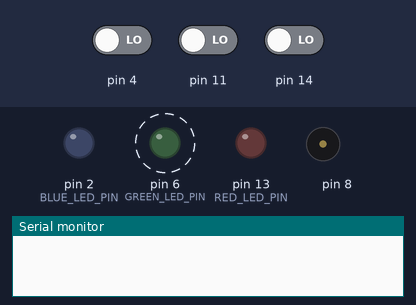
Bench run of a sketch on a simulated Arduino Uno, built with avr-gcc and run on an emulated ATmega328P. Parts: output pins drawn as LEDs (lit = HIGH), buzzer (waves = sounding), the last lines printed to the serial monitor. Dashed ring = blinking. The inputs (shaded band) are chosen by the test bench; at power-on: pin 4 LOW, pin 11 LOW, pin 14 LOW.

Above: at 1.2 s.
1.3 s: pin 4 driven HIGH
At 2.8 s:
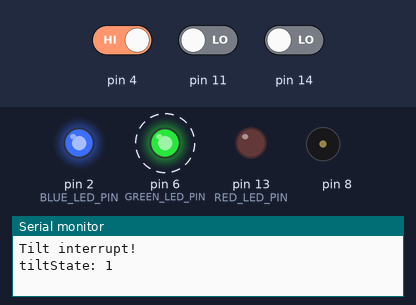
4.3 s: pin 11 driven HIGH
At 6.8 s:
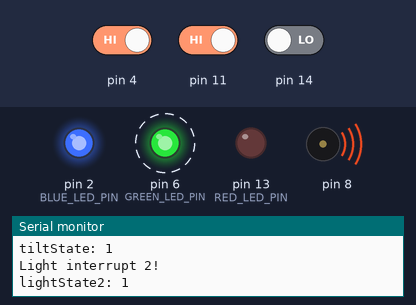
7.3 s: pin 4 driven LOW
At 8.8 s:
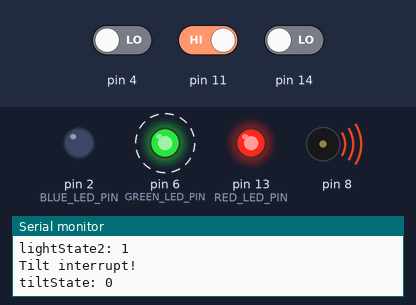
10.3 s: pin 11 driven LOW
At 12.8 s:
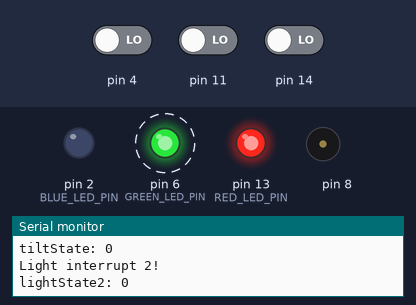
13.3 s: pin 14 driven HIGH
At 15.5 s:
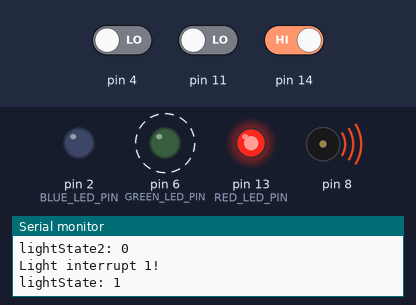
16.3 s: pin 14 driven LOW
At 17.8 s:
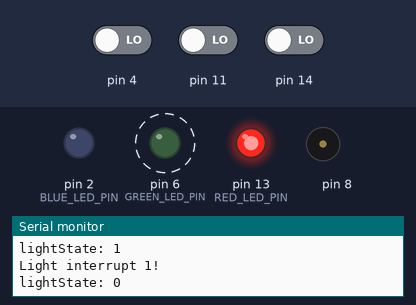
Timing chart, 0 to 20.3 s (numbered marks = the images above; inputs shaded):
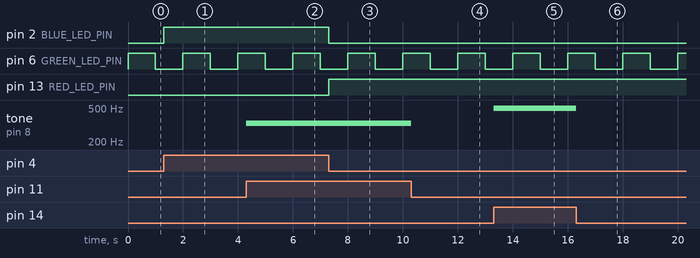

The sketch:

Task1.4D.ino
```cpp
// Init read-only pins for LEDs
const uint8_t RED_LED_PIN = 13;
const uint8_t BLUE_LED_PIN = 2;
const uint8_t GREEN_LED_PIN = 6;

// Init changing states
volatile bool tiltState = 0;
volatile bool lightState = 0;
volatile bool prevLightState = 0;
volatile bool lightState2 = 0;
volatile bool prevLightState2 = 0;

// Run on startup
void setup() {
  // Assign output LED pins
  DDRB |= 0b00100000; // Pin 13;
  DDRD |= 0b01000100; // Pin 2 and 6;

  // Enable pin change interrupt on all ports
  PCICR |= 0b00000111;

  // Watch interrupts on pins 4, A0, and 11
  PCMSK2 |= 0b00010000; // Pin 4
  PCMSK1 |= 0b00000001; // Pin A0
  PCMSK0 |= 0b00001000; // Pin 11

  // Begin timer function and open serial port
  startTimer();
  Serial.begin(9600);
}

void loop() {
  // Empty
}

// Tilt interrupt - watching port D
ISR(PCINT2_vect) {
  Serial.println("Tilt interrupt!");

  // Get tiltState and display
  tiltState = PIND & 0b00010000; // Digital read of tilt sensor pin
  Serial.print("tiltState: ");
  Serial.println(tiltState);

  // Update leds
  digitalWrite(RED_LED_PIN, !tiltState);
  digitalWrite(BLUE_LED_PIN, tiltState);
}

// Phototransistor 1 interrupt - watching port C
ISR(PCINT1_vect) {
  Serial.println("Light interrupt 1!");

  // Get lightState and display - digital read used on analog pin
  lightState = PINC & 0b00000001; // Digital read of phototransistor pin
  Serial.print("lightState: ");
  Serial.println(lightState);

  // Update lightstate and play tones
  if (lightState != prevLightState) { // If lightState has changed
  	prevLightState = lightState; // Update previous lightState
    if (lightState == 1) { // If lightState == 1 play a tone
    	tone(8, 494);
  	}
  	else { // If lightState == 0, no tone
      noTone(8);
  	}
  }
}

// Phototransistor 2 interrupt - watching port B
ISR(PCINT0_vect) {
  Serial.println("Light interrupt 2!");

  // Get lightState2 and display
  lightState2 = PINB & 0b00001000; // Digital read of phototransistor 2 pin
  Serial.print("lightState2: ");
  Serial.println(lightState2);

// Update lightstate2 and play tones
  if (lightState2 != prevLightState2) { // If lightState has changed
  	prevLightState2 = lightState2; // Update previous lightState2
    if (lightState2 == 1) { // If lightState2 == 1 play a tone
    	tone(8, 330);
  	}
  	else { // If lightState2 == 0, no tone
      noTone(8);
  	}
  }
}

// Start timer function
void startTimer(){
  // Interrupts paused while function is running
  noInterrupts();

  // Clear timer controllers
  TCCR1A = 0;
  TCCR1B = 0;
  TCNT1 = 0; // Timer counter

  // Set prescaler and reset CTC
  TCCR1B |= 0b00001101;

  // Frequency to call timer compare interrupt
  OCR1A = 15624;  // Every 1 second

  // Enable timer compare interrupt
  TIMSK1 |= 0b00000010;

  interrupts();
}

// Timer interrupt
ISR(TIMER1_COMPA_vect){
  // Flip the state of the green LED
  digitalWrite(GREEN_LED_PIN, digitalRead(GREEN_LED_PIN) ^ 1);
}
```

Measured:
- after the input at 1.3 s, pin 2 (BLUE_LED_PIN): LOW → HIGH at once
- after the input at 4.3 s, tone on pin 8: silent → 330 Hz at once
- after the input at 7.3 s, pin 2 (BLUE_LED_PIN): HIGH → LOW at once; pin 13 (RED_LED_PIN): LOW → HIGH at once
- after the input at 10.3 s, tone on pin 8: 330 Hz → silent at once
- after the input at 13.3 s, tone on pin 8: silent → 494 Hz at once
- after the input at 16.3 s, tone on pin 8: 494 Hz → silent at once
- by itself, pin 6 (GREEN_LED_PIN): alternates HIGH for 1.0 s and LOW for 1.0 s
